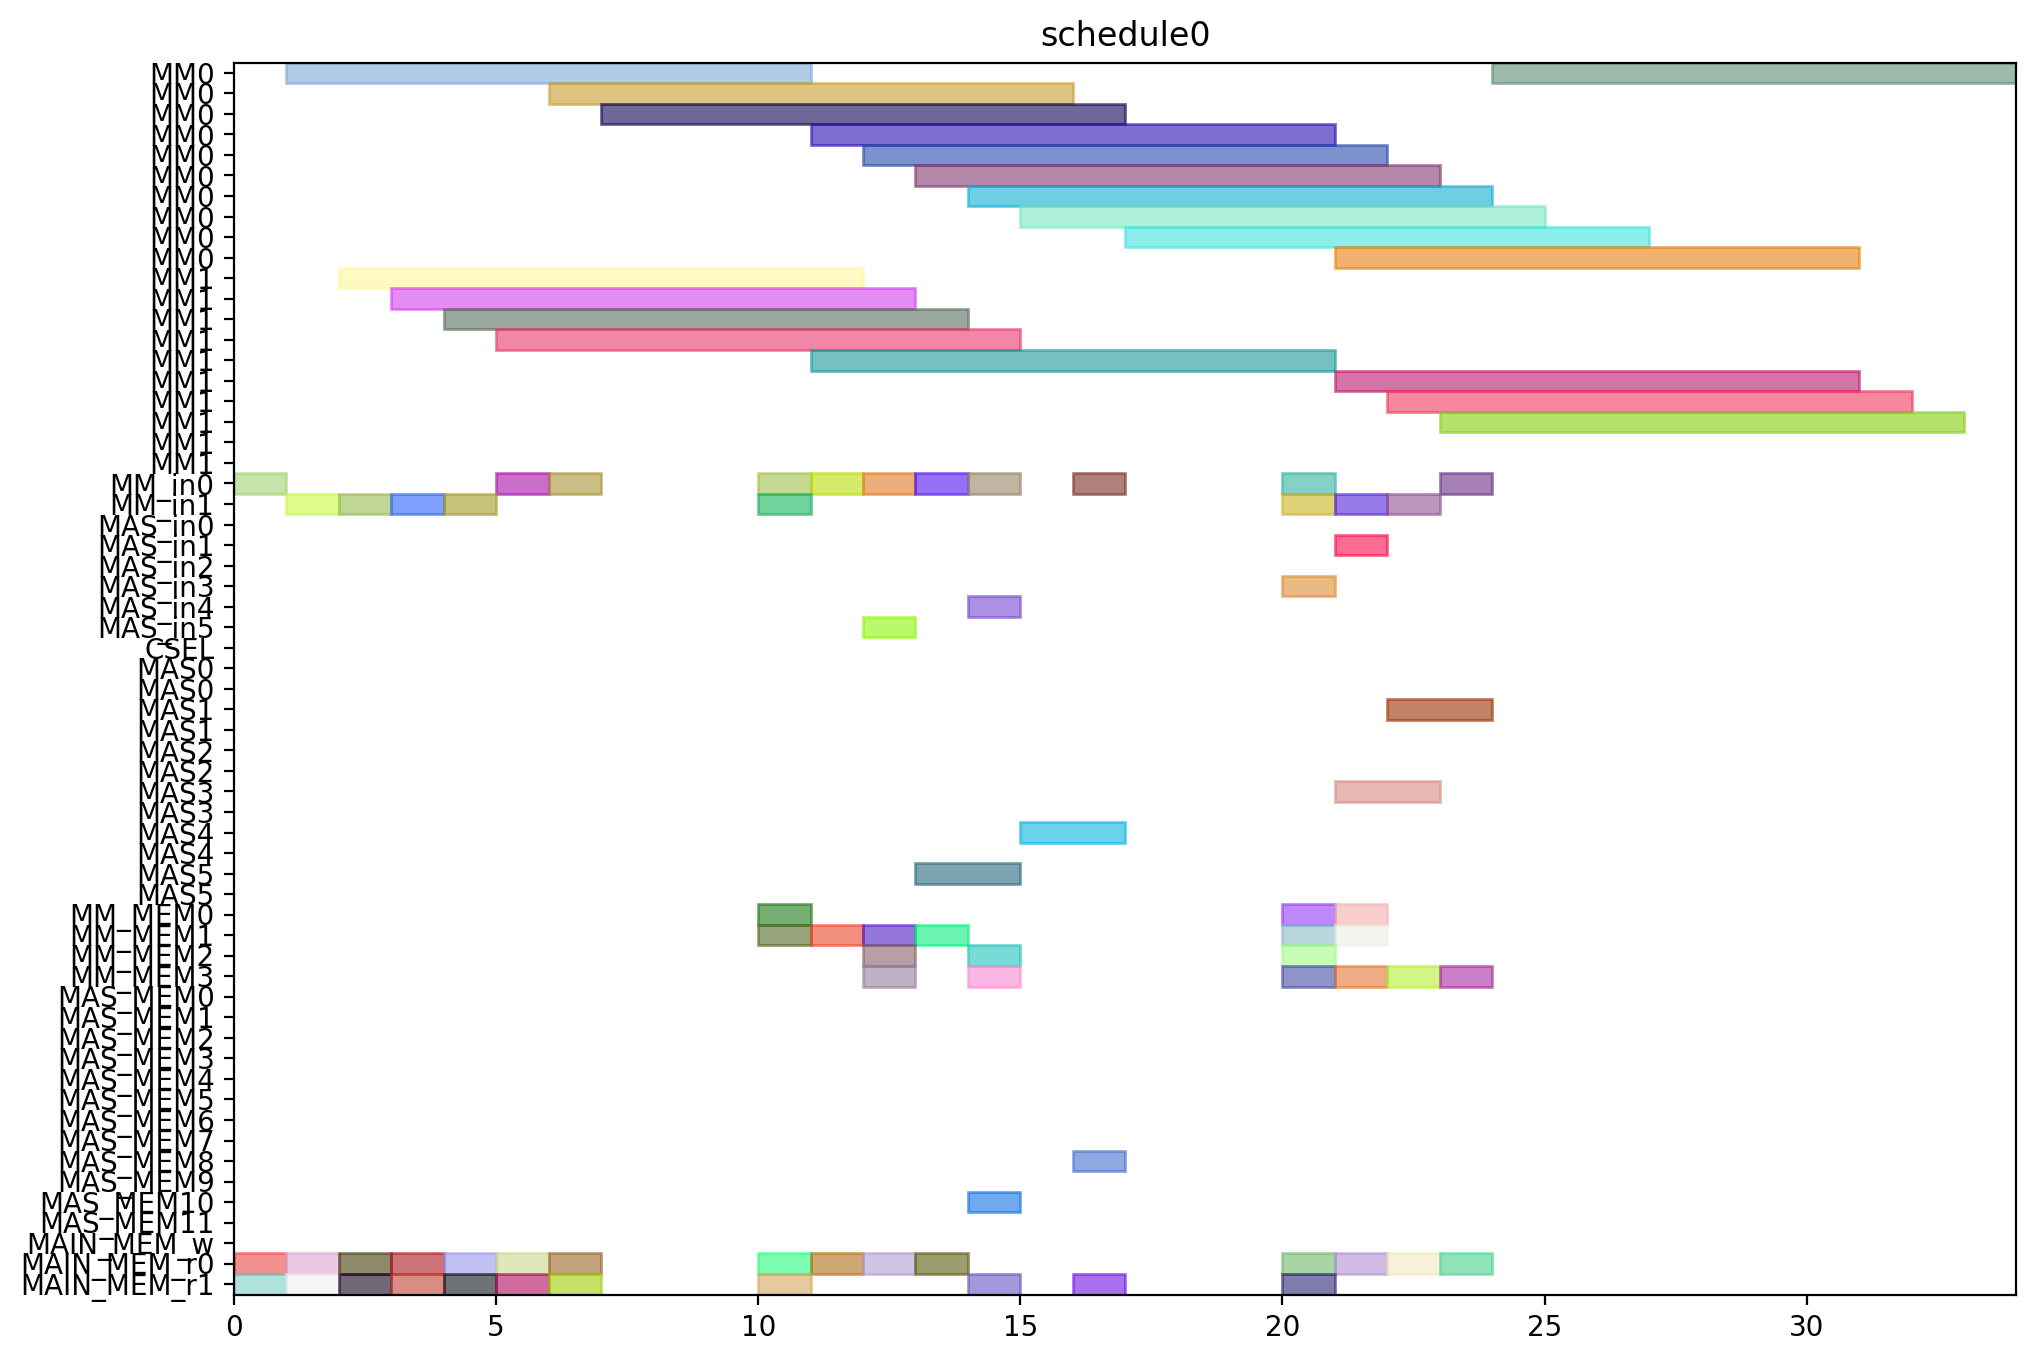

Generate this figure with Python:
from pyschedule import Scenario, solvers, plotters, alt


def solve():
	horizon = 120
	S = Scenario("schedule0", horizon=horizon)

	# resource
	MM = S.Resources('MM', num=2, size=10)
	MM_in = S.Resources('MM_in', num=2)
	MAS_in = S.Resources('MAS_in', num=6)
	CSEL = S.Resource('CSEL')
	MAS = S.Resources('MAS', num=6, size=2, periods=range(1, horizon))
	MM_MEM = S.Resources('MM_MEM', num=4)
	MAS_MEM = S.Resources('MAS_MEM', num=12)
	MAIN_MEM_w = S.Resource('MAIN_MEM_w', size=1)
	MAIN_MEM_r = S.Resources('MAIN_MEM_r', num=2)

	# result of previous scheduling

	# new tasks
	Z_exp2 = S.Task('Z_exp2', length=10, delay_cost=1)
	Z_exp2 += alt(MM)
	Z_exp2_in = S.Task('Z_exp2_in', length=1, delay_cost=1)
	Z_exp2_in += alt(MM_in)
	S += Z_exp2_in*MM_in[0]<=Z_exp2*MM[0]
	S += Z_exp2_in*MM_in[1]<=Z_exp2*MM[1]
	Z_exp2_mem0 = S.Task('Z_exp2_mem0', length=1, delay_cost=1)
	Z_exp2_mem0 += MAIN_MEM_r[0]
	S += Z_exp2_mem0 <= Z_exp2

	Z_exp2_mem1 = S.Task('Z_exp2_mem1', length=1, delay_cost=1)
	Z_exp2_mem1 += MAIN_MEM_r[1]
	S += Z_exp2_mem1 <= Z_exp2

	NX0 = S.Task('NX0', length=10, delay_cost=1)
	NX0 += alt(MM)
	NX0_in = S.Task('NX0_in', length=1, delay_cost=1)
	NX0_in += alt(MM_in)
	S += NX0_in*MM_in[0]<=NX0*MM[0]
	S += NX0_in*MM_in[1]<=NX0*MM[1]
	NX0_mem0 = S.Task('NX0_mem0', length=1, delay_cost=1)
	NX0_mem0 += MAIN_MEM_r[0]
	S += NX0_mem0 <= NX0

	NX0_mem1 = S.Task('NX0_mem1', length=1, delay_cost=1)
	NX0_mem1 += MAIN_MEM_r[1]
	S += NX0_mem1 <= NX0

	k0_10_Z1 = S.Task('k0_10_Z1', length=10, delay_cost=1)
	k0_10_Z1 += alt(MM)
	k0_10_Z1_in = S.Task('k0_10_Z1_in', length=1, delay_cost=1)
	k0_10_Z1_in += alt(MM_in)
	S += k0_10_Z1_in*MM_in[0]<=k0_10_Z1*MM[0]
	S += k0_10_Z1_in*MM_in[1]<=k0_10_Z1*MM[1]
	k0_10_Z1_mem0 = S.Task('k0_10_Z1_mem0', length=1, delay_cost=1)
	k0_10_Z1_mem0 += MAIN_MEM_r[0]
	S += k0_10_Z1_mem0 <= k0_10_Z1

	k0_10_Z1_mem1 = S.Task('k0_10_Z1_mem1', length=1, delay_cost=1)
	k0_10_Z1_mem1 += MAIN_MEM_r[1]
	S += k0_10_Z1_mem1 <= k0_10_Z1

	DX0 = S.Task('DX0', length=10, delay_cost=1)
	DX0 += alt(MM)
	DX0_in = S.Task('DX0_in', length=1, delay_cost=1)
	DX0_in += alt(MM_in)
	S += DX0_in*MM_in[0]<=DX0*MM[0]
	S += DX0_in*MM_in[1]<=DX0*MM[1]
	DX0_mem0 = S.Task('DX0_mem0', length=1, delay_cost=1)
	DX0_mem0 += MAIN_MEM_r[0]
	S += DX0_mem0 <= DX0

	DX0_mem1 = S.Task('DX0_mem1', length=1, delay_cost=1)
	DX0_mem1 += MAIN_MEM_r[1]
	S += DX0_mem1 <= DX0

	NY0 = S.Task('NY0', length=10, delay_cost=1)
	NY0 += alt(MM)
	NY0_in = S.Task('NY0_in', length=1, delay_cost=1)
	NY0_in += alt(MM_in)
	S += NY0_in*MM_in[0]<=NY0*MM[0]
	S += NY0_in*MM_in[1]<=NY0*MM[1]
	NY0_mem0 = S.Task('NY0_mem0', length=1, delay_cost=1)
	NY0_mem0 += MAIN_MEM_r[0]
	S += NY0_mem0 <= NY0

	NY0_mem1 = S.Task('NY0_mem1', length=1, delay_cost=1)
	NY0_mem1 += MAIN_MEM_r[1]
	S += NY0_mem1 <= NY0

	k2_14_Z1 = S.Task('k2_14_Z1', length=10, delay_cost=1)
	k2_14_Z1 += alt(MM)
	k2_14_Z1_in = S.Task('k2_14_Z1_in', length=1, delay_cost=1)
	k2_14_Z1_in += alt(MM_in)
	S += k2_14_Z1_in*MM_in[0]<=k2_14_Z1*MM[0]
	S += k2_14_Z1_in*MM_in[1]<=k2_14_Z1*MM[1]
	k2_14_Z1_mem0 = S.Task('k2_14_Z1_mem0', length=1, delay_cost=1)
	k2_14_Z1_mem0 += MAIN_MEM_r[0]
	S += k2_14_Z1_mem0 <= k2_14_Z1

	k2_14_Z1_mem1 = S.Task('k2_14_Z1_mem1', length=1, delay_cost=1)
	k2_14_Z1_mem1 += MAIN_MEM_r[1]
	S += k2_14_Z1_mem1 <= k2_14_Z1

	DY0 = S.Task('DY0', length=10, delay_cost=1)
	DY0 += alt(MM)
	DY0_in = S.Task('DY0_in', length=1, delay_cost=1)
	DY0_in += alt(MM_in)
	S += DY0_in*MM_in[0]<=DY0*MM[0]
	S += DY0_in*MM_in[1]<=DY0*MM[1]
	DY0_mem0 = S.Task('DY0_mem0', length=1, delay_cost=1)
	DY0_mem0 += MAIN_MEM_r[0]
	S += DY0_mem0 <= DY0

	DY0_mem1 = S.Task('DY0_mem1', length=1, delay_cost=1)
	DY0_mem1 += MAIN_MEM_r[1]
	S += DY0_mem1 <= DY0

	Z_exp3 = S.Task('Z_exp3', length=10, delay_cost=1)
	Z_exp3 += alt(MM)
	Z_exp3_in = S.Task('Z_exp3_in', length=1, delay_cost=1)
	Z_exp3_in += alt(MM_in)
	S += Z_exp3_in*MM_in[0]<=Z_exp3*MM[0]
	S += Z_exp3_in*MM_in[1]<=Z_exp3*MM[1]
	Z_exp3_mem0 = S.Task('Z_exp3_mem0', length=1, delay_cost=1)
	Z_exp3_mem0 += alt(MM_MEM)
	S += (Z_exp2*MM[0])-1 < Z_exp3_mem0*MM_MEM[0]
	S += (Z_exp2*MM[1])-1 < Z_exp3_mem0*MM_MEM[2]
	S += Z_exp3_mem0 <= Z_exp3

	Z_exp3_mem1 = S.Task('Z_exp3_mem1', length=1, delay_cost=1)
	Z_exp3_mem1 += MAIN_MEM_r[1]
	S += Z_exp3_mem1 <= Z_exp3

	NX1_ = S.Task('NX1_', length=2, delay_cost=1)
	NX1_ += alt(MAS)
	NX1__in = S.Task('NX1__in', length=1, delay_cost=1)
	NX1__in += alt(MAS_in)
	S += NX1__in*MAS_in[0]<=NX1_*MAS[0]

	S += NX1__in*MAS_in[1]<=NX1_*MAS[1]

	S += NX1__in*MAS_in[2]<=NX1_*MAS[2]

	S += NX1__in*MAS_in[3]<=NX1_*MAS[3]

	S += NX1__in*MAS_in[4]<=NX1_*MAS[4]

	S += NX1__in*MAS_in[5]<=NX1_*MAS[5]

	NX1__mem0 = S.Task('NX1__mem0', length=1, delay_cost=1)
	NX1__mem0 += alt(MM_MEM)
	S += (NX0*MM[0])-1 < NX1__mem0*MM_MEM[0]
	S += (NX0*MM[1])-1 < NX1__mem0*MM_MEM[2]
	S += NX1__mem0 <= NX1_

	NX1__mem1 = S.Task('NX1__mem1', length=1, delay_cost=1)
	NX1__mem1 += alt(MM_MEM)
	S += (k0_10_Z1*MM[0])-1 < NX1__mem1*MM_MEM[1]
	S += (k0_10_Z1*MM[1])-1 < NX1__mem1*MM_MEM[3]
	S += NX1__mem1 <= NX1_

	k0_9_Z2 = S.Task('k0_9_Z2', length=10, delay_cost=1)
	k0_9_Z2 += alt(MM)
	k0_9_Z2_in = S.Task('k0_9_Z2_in', length=1, delay_cost=1)
	k0_9_Z2_in += alt(MM_in)
	S += k0_9_Z2_in*MM_in[0]<=k0_9_Z2*MM[0]
	S += k0_9_Z2_in*MM_in[1]<=k0_9_Z2*MM[1]
	k0_9_Z2_mem0 = S.Task('k0_9_Z2_mem0', length=1, delay_cost=1)
	k0_9_Z2_mem0 += MAIN_MEM_r[0]
	S += k0_9_Z2_mem0 <= k0_9_Z2

	k0_9_Z2_mem1 = S.Task('k0_9_Z2_mem1', length=1, delay_cost=1)
	k0_9_Z2_mem1 += alt(MM_MEM)
	S += (Z_exp2*MM[0])-1 < k0_9_Z2_mem1*MM_MEM[1]
	S += (Z_exp2*MM[1])-1 < k0_9_Z2_mem1*MM_MEM[3]
	S += k0_9_Z2_mem1 <= k0_9_Z2

	k1_9_Z2 = S.Task('k1_9_Z2', length=10, delay_cost=1)
	k1_9_Z2 += alt(MM)
	k1_9_Z2_in = S.Task('k1_9_Z2_in', length=1, delay_cost=1)
	k1_9_Z2_in += alt(MM_in)
	S += k1_9_Z2_in*MM_in[0]<=k1_9_Z2*MM[0]
	S += k1_9_Z2_in*MM_in[1]<=k1_9_Z2*MM[1]
	k1_9_Z2_mem0 = S.Task('k1_9_Z2_mem0', length=1, delay_cost=1)
	k1_9_Z2_mem0 += MAIN_MEM_r[0]
	S += k1_9_Z2_mem0 <= k1_9_Z2

	k1_9_Z2_mem1 = S.Task('k1_9_Z2_mem1', length=1, delay_cost=1)
	k1_9_Z2_mem1 += alt(MM_MEM)
	S += (Z_exp2*MM[0])-1 < k1_9_Z2_mem1*MM_MEM[1]
	S += (Z_exp2*MM[1])-1 < k1_9_Z2_mem1*MM_MEM[3]
	S += k1_9_Z2_mem1 <= k1_9_Z2

	NY1_ = S.Task('NY1_', length=2, delay_cost=1)
	NY1_ += alt(MAS)
	NY1__in = S.Task('NY1__in', length=1, delay_cost=1)
	NY1__in += alt(MAS_in)
	S += NY1__in*MAS_in[0]<=NY1_*MAS[0]

	S += NY1__in*MAS_in[1]<=NY1_*MAS[1]

	S += NY1__in*MAS_in[2]<=NY1_*MAS[2]

	S += NY1__in*MAS_in[3]<=NY1_*MAS[3]

	S += NY1__in*MAS_in[4]<=NY1_*MAS[4]

	S += NY1__in*MAS_in[5]<=NY1_*MAS[5]

	NY1__mem0 = S.Task('NY1__mem0', length=1, delay_cost=1)
	NY1__mem0 += alt(MM_MEM)
	S += (NY0*MM[0])-1 < NY1__mem0*MM_MEM[0]
	S += (NY0*MM[1])-1 < NY1__mem0*MM_MEM[2]
	S += NY1__mem0 <= NY1_

	NY1__mem1 = S.Task('NY1__mem1', length=1, delay_cost=1)
	NY1__mem1 += alt(MM_MEM)
	S += (k2_14_Z1*MM[0])-1 < NY1__mem1*MM_MEM[1]
	S += (k2_14_Z1*MM[1])-1 < NY1__mem1*MM_MEM[3]
	S += NY1__mem1 <= NY1_

	k2_13_Z2 = S.Task('k2_13_Z2', length=10, delay_cost=1)
	k2_13_Z2 += alt(MM)
	k2_13_Z2_in = S.Task('k2_13_Z2_in', length=1, delay_cost=1)
	k2_13_Z2_in += alt(MM_in)
	S += k2_13_Z2_in*MM_in[0]<=k2_13_Z2*MM[0]
	S += k2_13_Z2_in*MM_in[1]<=k2_13_Z2*MM[1]
	k2_13_Z2_mem0 = S.Task('k2_13_Z2_mem0', length=1, delay_cost=1)
	k2_13_Z2_mem0 += MAIN_MEM_r[0]
	S += k2_13_Z2_mem0 <= k2_13_Z2

	k2_13_Z2_mem1 = S.Task('k2_13_Z2_mem1', length=1, delay_cost=1)
	k2_13_Z2_mem1 += alt(MM_MEM)
	S += (Z_exp2*MM[0])-1 < k2_13_Z2_mem1*MM_MEM[1]
	S += (Z_exp2*MM[1])-1 < k2_13_Z2_mem1*MM_MEM[3]
	S += k2_13_Z2_mem1 <= k2_13_Z2

	k3_14_Z2 = S.Task('k3_14_Z2', length=10, delay_cost=1)
	k3_14_Z2 += alt(MM)
	k3_14_Z2_in = S.Task('k3_14_Z2_in', length=1, delay_cost=1)
	k3_14_Z2_in += alt(MM_in)
	S += k3_14_Z2_in*MM_in[0]<=k3_14_Z2*MM[0]
	S += k3_14_Z2_in*MM_in[1]<=k3_14_Z2*MM[1]
	k3_14_Z2_mem0 = S.Task('k3_14_Z2_mem0', length=1, delay_cost=1)
	k3_14_Z2_mem0 += MAIN_MEM_r[0]
	S += k3_14_Z2_mem0 <= k3_14_Z2

	k3_14_Z2_mem1 = S.Task('k3_14_Z2_mem1', length=1, delay_cost=1)
	k3_14_Z2_mem1 += alt(MM_MEM)
	S += (Z_exp2*MM[0])-1 < k3_14_Z2_mem1*MM_MEM[1]
	S += (Z_exp2*MM[1])-1 < k3_14_Z2_mem1*MM_MEM[3]
	S += k3_14_Z2_mem1 <= k3_14_Z2

	Z_exp4 = S.Task('Z_exp4', length=10, delay_cost=1)
	Z_exp4 += alt(MM)
	Z_exp4_in = S.Task('Z_exp4_in', length=1, delay_cost=1)
	Z_exp4_in += alt(MM_in)
	S += Z_exp4_in*MM_in[0]<=Z_exp4*MM[0]
	S += Z_exp4_in*MM_in[1]<=Z_exp4*MM[1]
	Z_exp4_mem0 = S.Task('Z_exp4_mem0', length=1, delay_cost=1)
	Z_exp4_mem0 += alt(MM_MEM)
	S += (Z_exp3*MM[0])-1 < Z_exp4_mem0*MM_MEM[0]
	S += (Z_exp3*MM[1])-1 < Z_exp4_mem0*MM_MEM[2]
	S += Z_exp4_mem0 <= Z_exp4

	Z_exp4_mem1 = S.Task('Z_exp4_mem1', length=1, delay_cost=1)
	Z_exp4_mem1 += MAIN_MEM_r[1]
	S += Z_exp4_mem1 <= Z_exp4

	NX1 = S.Task('NX1', length=10, delay_cost=1)
	NX1 += alt(MM)
	NX1_in = S.Task('NX1_in', length=1, delay_cost=1)
	NX1_in += alt(MM_in)
	S += NX1_in*MM_in[0]<=NX1*MM[0]
	S += NX1_in*MM_in[1]<=NX1*MM[1]
	NX1_mem0 = S.Task('NX1_mem0', length=1, delay_cost=1)
	NX1_mem0 += alt(MAS_MEM)
	S += (NX1_*MAS[0])-1 < NX1_mem0*MAS_MEM[0]
	S += (NX1_*MAS[1])-1 < NX1_mem0*MAS_MEM[2]
	S += (NX1_*MAS[2])-1 < NX1_mem0*MAS_MEM[4]
	S += (NX1_*MAS[3])-1 < NX1_mem0*MAS_MEM[6]
	S += (NX1_*MAS[4])-1 < NX1_mem0*MAS_MEM[8]
	S += (NX1_*MAS[5])-1 < NX1_mem0*MAS_MEM[10]
	S += NX1_mem0 <= NX1

	NX1_mem1 = S.Task('NX1_mem1', length=1, delay_cost=1)
	NX1_mem1 += MAIN_MEM_r[1]
	S += NX1_mem1 <= NX1

	k0_8_Z3 = S.Task('k0_8_Z3', length=10, delay_cost=1)
	k0_8_Z3 += alt(MM)
	k0_8_Z3_in = S.Task('k0_8_Z3_in', length=1, delay_cost=1)
	k0_8_Z3_in += alt(MM_in)
	S += k0_8_Z3_in*MM_in[0]<=k0_8_Z3*MM[0]
	S += k0_8_Z3_in*MM_in[1]<=k0_8_Z3*MM[1]
	k0_8_Z3_mem0 = S.Task('k0_8_Z3_mem0', length=1, delay_cost=1)
	k0_8_Z3_mem0 += MAIN_MEM_r[0]
	S += k0_8_Z3_mem0 <= k0_8_Z3

	k0_8_Z3_mem1 = S.Task('k0_8_Z3_mem1', length=1, delay_cost=1)
	k0_8_Z3_mem1 += alt(MM_MEM)
	S += (Z_exp3*MM[0])-1 < k0_8_Z3_mem1*MM_MEM[1]
	S += (Z_exp3*MM[1])-1 < k0_8_Z3_mem1*MM_MEM[3]
	S += k0_8_Z3_mem1 <= k0_8_Z3

	DX1_ = S.Task('DX1_', length=2, delay_cost=1)
	DX1_ += alt(MAS)
	DX1__in = S.Task('DX1__in', length=1, delay_cost=1)
	DX1__in += alt(MAS_in)
	S += DX1__in*MAS_in[0]<=DX1_*MAS[0]

	S += DX1__in*MAS_in[1]<=DX1_*MAS[1]

	S += DX1__in*MAS_in[2]<=DX1_*MAS[2]

	S += DX1__in*MAS_in[3]<=DX1_*MAS[3]

	S += DX1__in*MAS_in[4]<=DX1_*MAS[4]

	S += DX1__in*MAS_in[5]<=DX1_*MAS[5]

	DX1__mem0 = S.Task('DX1__mem0', length=1, delay_cost=1)
	DX1__mem0 += alt(MM_MEM)
	S += (DX0*MM[0])-1 < DX1__mem0*MM_MEM[0]
	S += (DX0*MM[1])-1 < DX1__mem0*MM_MEM[2]
	S += DX1__mem0 <= DX1_

	DX1__mem1 = S.Task('DX1__mem1', length=1, delay_cost=1)
	DX1__mem1 += alt(MM_MEM)
	S += (k1_9_Z2*MM[0])-1 < DX1__mem1*MM_MEM[1]
	S += (k1_9_Z2*MM[1])-1 < DX1__mem1*MM_MEM[3]
	S += DX1__mem1 <= DX1_

	k1_8_Z3 = S.Task('k1_8_Z3', length=10, delay_cost=1)
	k1_8_Z3 += alt(MM)
	k1_8_Z3_in = S.Task('k1_8_Z3_in', length=1, delay_cost=1)
	k1_8_Z3_in += alt(MM_in)
	S += k1_8_Z3_in*MM_in[0]<=k1_8_Z3*MM[0]
	S += k1_8_Z3_in*MM_in[1]<=k1_8_Z3*MM[1]
	k1_8_Z3_mem0 = S.Task('k1_8_Z3_mem0', length=1, delay_cost=1)
	k1_8_Z3_mem0 += MAIN_MEM_r[0]
	S += k1_8_Z3_mem0 <= k1_8_Z3

	k1_8_Z3_mem1 = S.Task('k1_8_Z3_mem1', length=1, delay_cost=1)
	k1_8_Z3_mem1 += alt(MM_MEM)
	S += (Z_exp3*MM[0])-1 < k1_8_Z3_mem1*MM_MEM[1]
	S += (Z_exp3*MM[1])-1 < k1_8_Z3_mem1*MM_MEM[3]
	S += k1_8_Z3_mem1 <= k1_8_Z3

	NY1 = S.Task('NY1', length=10, delay_cost=1)
	NY1 += alt(MM)
	NY1_in = S.Task('NY1_in', length=1, delay_cost=1)
	NY1_in += alt(MM_in)
	S += NY1_in*MM_in[0]<=NY1*MM[0]
	S += NY1_in*MM_in[1]<=NY1*MM[1]
	NY1_mem0 = S.Task('NY1_mem0', length=1, delay_cost=1)
	NY1_mem0 += alt(MAS_MEM)
	S += (NY1_*MAS[0])-1 < NY1_mem0*MAS_MEM[0]
	S += (NY1_*MAS[1])-1 < NY1_mem0*MAS_MEM[2]
	S += (NY1_*MAS[2])-1 < NY1_mem0*MAS_MEM[4]
	S += (NY1_*MAS[3])-1 < NY1_mem0*MAS_MEM[6]
	S += (NY1_*MAS[4])-1 < NY1_mem0*MAS_MEM[8]
	S += (NY1_*MAS[5])-1 < NY1_mem0*MAS_MEM[10]
	S += NY1_mem0 <= NY1

	NY1_mem1 = S.Task('NY1_mem1', length=1, delay_cost=1)
	NY1_mem1 += MAIN_MEM_r[1]
	S += NY1_mem1 <= NY1

	k2_12_Z3 = S.Task('k2_12_Z3', length=10, delay_cost=1)
	k2_12_Z3 += alt(MM)
	k2_12_Z3_in = S.Task('k2_12_Z3_in', length=1, delay_cost=1)
	k2_12_Z3_in += alt(MM_in)
	S += k2_12_Z3_in*MM_in[0]<=k2_12_Z3*MM[0]
	S += k2_12_Z3_in*MM_in[1]<=k2_12_Z3*MM[1]
	k2_12_Z3_mem0 = S.Task('k2_12_Z3_mem0', length=1, delay_cost=1)
	k2_12_Z3_mem0 += MAIN_MEM_r[0]
	S += k2_12_Z3_mem0 <= k2_12_Z3

	k2_12_Z3_mem1 = S.Task('k2_12_Z3_mem1', length=1, delay_cost=1)
	k2_12_Z3_mem1 += alt(MM_MEM)
	S += (Z_exp3*MM[0])-1 < k2_12_Z3_mem1*MM_MEM[1]
	S += (Z_exp3*MM[1])-1 < k2_12_Z3_mem1*MM_MEM[3]
	S += k2_12_Z3_mem1 <= k2_12_Z3

	DY1_ = S.Task('DY1_', length=2, delay_cost=1)
	DY1_ += alt(MAS)
	DY1__in = S.Task('DY1__in', length=1, delay_cost=1)
	DY1__in += alt(MAS_in)
	S += DY1__in*MAS_in[0]<=DY1_*MAS[0]

	S += DY1__in*MAS_in[1]<=DY1_*MAS[1]

	S += DY1__in*MAS_in[2]<=DY1_*MAS[2]

	S += DY1__in*MAS_in[3]<=DY1_*MAS[3]

	S += DY1__in*MAS_in[4]<=DY1_*MAS[4]

	S += DY1__in*MAS_in[5]<=DY1_*MAS[5]

	DY1__mem0 = S.Task('DY1__mem0', length=1, delay_cost=1)
	DY1__mem0 += alt(MM_MEM)
	S += (DY0*MM[0])-1 < DY1__mem0*MM_MEM[0]
	S += (DY0*MM[1])-1 < DY1__mem0*MM_MEM[2]
	S += DY1__mem0 <= DY1_

	DY1__mem1 = S.Task('DY1__mem1', length=1, delay_cost=1)
	DY1__mem1 += alt(MM_MEM)
	S += (k3_14_Z2*MM[0])-1 < DY1__mem1*MM_MEM[1]
	S += (k3_14_Z2*MM[1])-1 < DY1__mem1*MM_MEM[3]
	S += DY1__mem1 <= DY1_

	k3_13_Z3 = S.Task('k3_13_Z3', length=10, delay_cost=1)
	k3_13_Z3 += alt(MM)
	k3_13_Z3_in = S.Task('k3_13_Z3_in', length=1, delay_cost=1)
	k3_13_Z3_in += alt(MM_in)
	S += k3_13_Z3_in*MM_in[0]<=k3_13_Z3*MM[0]
	S += k3_13_Z3_in*MM_in[1]<=k3_13_Z3*MM[1]
	k3_13_Z3_mem0 = S.Task('k3_13_Z3_mem0', length=1, delay_cost=1)
	k3_13_Z3_mem0 += MAIN_MEM_r[0]
	S += k3_13_Z3_mem0 <= k3_13_Z3

	k3_13_Z3_mem1 = S.Task('k3_13_Z3_mem1', length=1, delay_cost=1)
	k3_13_Z3_mem1 += alt(MM_MEM)
	S += (Z_exp3*MM[0])-1 < k3_13_Z3_mem1*MM_MEM[1]
	S += (Z_exp3*MM[1])-1 < k3_13_Z3_mem1*MM_MEM[3]
	S += k3_13_Z3_mem1 <= k3_13_Z3

	solvers.mip.solve(S,msg=1,kind='CPLEX',ratio_gap=1.01)

	solution = [['hoge']*len(S.solution()[1]) for i in range(len(S.solution()))]
	for i in range(len(S.solution())):
		for j in range(len(S.solution()[i])):
			solution[i][j]=str(S.solution()[i][j])
	print(solution)

	cycles = int(solution[-1][3])

	pic_file_name = "/mnt/rose/usr1/fukuda/ABE/multiRAM_multiMAS_16mux/scheduling_result/stage10MM2_stage2MAS6/ISOGENY/schedule0.png"
	if(S.solution() != []):
		plotters.matplotlib.plot(S,img_filename=pic_file_name, show_task_labels=False, fig_size=(cycles*0.25+3, 8))

	return solution
